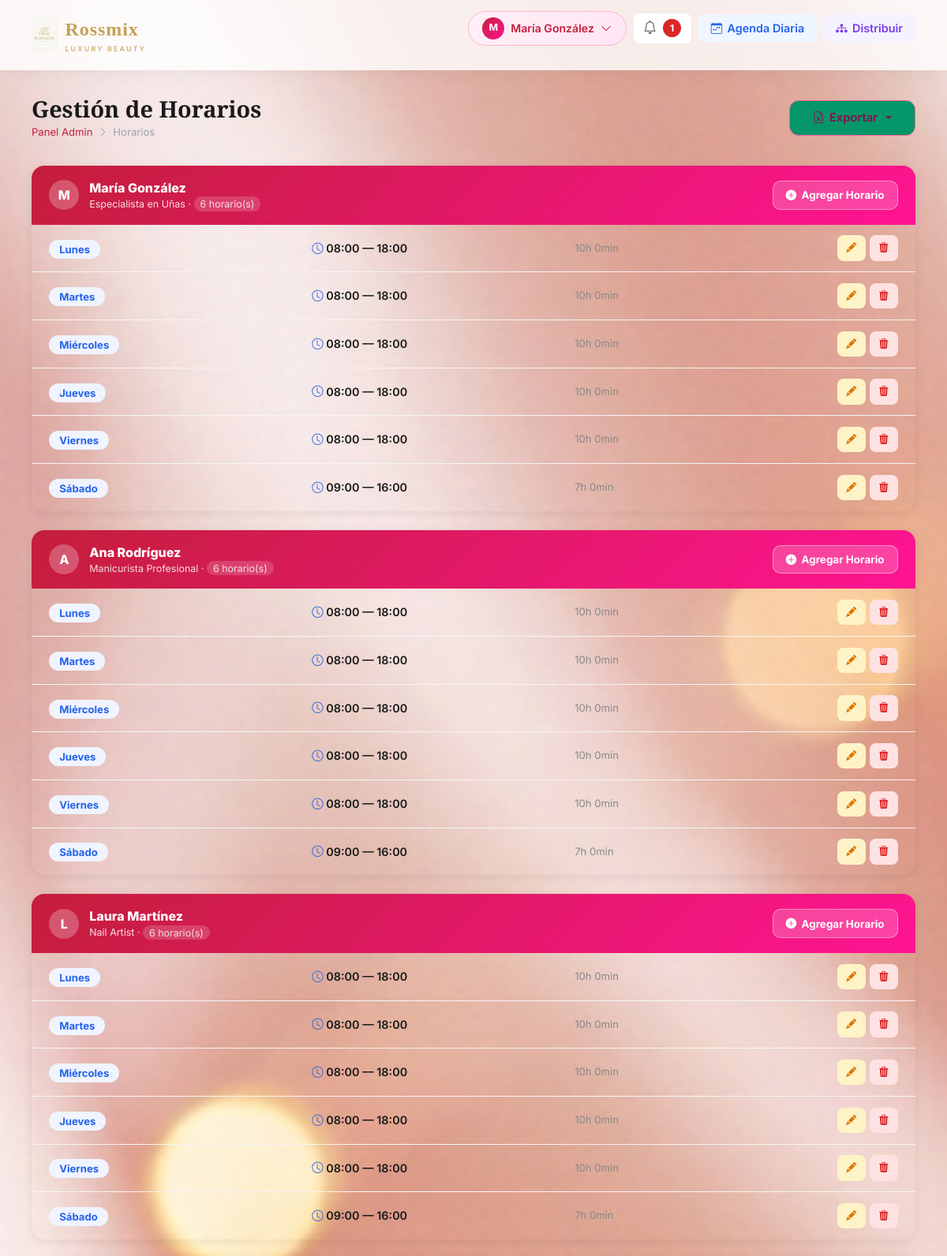
Screenshot of /admin/horarios (signed in, upper part) with the database file from the repository.
### app/models/empleado.py (models this page shows, shortened)
class Empleado(db.Model):
    __tablename__ = 'empleados'
    id_empleado = db.Column(db.Integer, primary_key=True)
    nombre = db.Column(db.String(100), nullable=False)
    especialidad = db.Column(db.String(100))
    activo = db.Column(db.Boolean, default=True)
    fecha_registro = db.Column(db.DateTime, default=datetime.utcnow)
    horarios = db.relationship('HorarioEmpleado', backref='empleado', lazy=True, cascade='all, delete-orphan')
    citas = db.relationship('Cita', backref='empleado', lazy=True)

### app/models/horario.py (models this page shows, shortened)
class HorarioEmpleado(db.Model):
    __tablename__ = 'horarios_empleados'
    id_horario = db.Column(db.Integer, primary_key=True)
    id_empleado = db.Column(db.Integer, db.ForeignKey('empleados.id_empleado', ondelete='CASCADE'), nullable=False)
    dia_semana = db.Column(db.Integer, nullable=False)  # 0=Domingo, 1=Lunes, ..., 6=Sábado
    hora_inicio = db.Column(db.Time, nullable=False)
    hora_fin = db.Column(db.Time, nullable=False)

### app/views/admin/horarios.py (the view)
@admin_bp.route('/horarios')
@admin_required
def horarios():
    empleados_list = Empleado.query.filter_by(activo=True).all()
    return render_template('admin/horarios.html', empleados=empleados_list, dias_semana=DIAS_SEMANA)

### app/templates/admin/horarios.html (shortened to what this page needs)
{% extends 'base.html' %}
{% block content %}
<div class="page-header">
    <div>
        <h1>Gestión de Horarios</h1>
        <div class="breadcrumb-r">
            <a href="{{ url_for('dashboard_admin') }}">Panel Admin</a>
            <i class="bi bi-chevron-right"></i> <span>Horarios</span>
        </div>
    </div>
    <div class="dropdown">
        <button class="btn-rossmix dropdown-toggle" type="button" id="exportHorariosDropdown"
                data-bs-toggle="dropdown" aria-expanded="false" style="background:#059669;">
            <i class="bi bi-file-earmark-excel"></i> Exportar
        </button>
    </div>
</div>
{% if empleados %}
    {% for empleado in empleados %}
    <div class="emp-card">
        <div class="emp-card-header">
            <div style="display:flex;align-items:center;gap:0.8rem;">
                <div style="width:38px;height:38px;border-radius:50%;background:rgba(255,255,255,0.25);
                            display:flex;align-items:center;justify-content:center;font-weight:800;font-size:1rem;">
                    {{ empleado.nombre[0].upper() }}
                </div>
                <div>
                    <div style="font-weight:800;font-size:1rem;">{{ empleado.nombre }}</div>
                    <div style="font-size:0.78rem;opacity:0.85;">{{ empleado.especialidad or 'Sin especialidad' }} ·
                        <span style="background:rgba(255,255,255,0.2);padding:0.1rem 0.5rem;border-radius:10px;">
                            {{ empleado.horarios|length }} horario(s)
                        </span>
                    </div>
                </div>
            </div>
            <button onclick="abrirModalCrear({{ empleado.id_empleado }}, '{{ empleado.nombre }}')"
                    style="background:rgba(255,255,255,0.2);border:1.5px solid rgba(255,255,255,0.4);
                           color:white;padding:0.45rem 1rem;border-radius:10px;font-weight:700;
                           font-size:0.84rem;cursor:pointer;transition:all 0.2s;display:flex;
                           align-items:center;gap:0.4rem;"
                    onmouseover="this.style.background='rgba(255,255,255,0.35)'"
                    onmouseout="this.style.background='rgba(255,255,255,0.2)'">
                <i class="bi bi-plus-circle-fill"></i> Agregar Horario
            </button>
        </div>
        <div class="emp-card-body">
            {% if empleado.horarios %}
                {% for horario in empleado.horarios|sort(attribute='dia_semana') %}
                <div class="horario-row" id="horario-{{ horario.id_horario }}">
                    <div><span class="dia-badge">{{ dias_semana[horario.dia_semana] }}</span></div>
                    <div class="hora-text">
                        <i class="bi bi-clock" style="color:#2563eb;font-size:0.9rem;"></i>
                        {{ horario.hora_inicio.strftime('%H:%M') }} — {{ horario.hora_fin.strftime('%H:%M') }}
                    </div>
                    <div class="dur-text">
                        {% set mins = ((horario.hora_fin.hour * 60 + horario.hora_fin.minute) - (horario.hora_inicio.hour * 60 + horario.hora_inicio.minute)) %}
                        {{ mins // 60 }}h {{ mins % 60 }}min
                    </div>
                    <div style="display:flex;gap:0.35rem;">
                        <button onclick="abrirModalEditar({{ horario.id_horario }}, '{{ empleado.nombre }}', '{{ horario.hora_inicio.strftime('%H:%M') }}', '{{ horario.hora_fin.strftime('%H:%M') }}')"
                                style="background:#fef3c7;color:#d97706;border:none;padding:0.4rem 0.7rem;
                                       border-radius:8px;font-size:0.82rem;cursor:pointer;transition:all 0.2s;"
                                onmouseover="this.style.background='#fde68a'" onmouseout="this.style.background='#fef3c7'"
                                title="Editar">
                            <i class="bi bi-pencil-fill"></i>
                        </button>
                        <button onclick="confirmarEliminarHorario({{ horario.id_horario }})"
                                style="background:#fee2e2;color:#dc2626;border:none;padding:0.4rem 0.7rem;
                                       border-radius:8px;font-size:0.82rem;cursor:pointer;transition:all 0.2s;"
                                onmouseover="this.style.background='#fecaca'" onmouseout="this.style.background='#fee2e2'"
                                title="Eliminar">
                            <i class="bi bi-trash3-fill"></i>
                        </button>
                    </div>
                </div>
                {% endfor %}
            {% endif %}
        </div>
    </div>
    {% endfor %}
{% endif %}
{% endblock %}

### app/templates/admin/horarios.html (style rules this page uses)
.emp-card { border-radius:16px;overflow:hidden;margin-bottom:1.5rem;box-shadow:0 2px 12px rgba(0,0,0,0.07); }
.emp-card-header { padding:1rem 1.4rem;background:linear-gradient(135deg,#c41e3a,#ff1493);color:white;display:flex;align-items:center;justify-content:space-between; }
.emp-card-body { padding:0; }
.horario-row { display:grid;grid-template-columns:1fr 1fr 1fr auto;align-items:center;gap:0.5rem;padding:0.85rem 1.4rem;border-bottom:1px solid #f5f5f5; }
.horario-row:last-child { border-bottom:none; }
.dia-badge { background:#f0f4ff;color:#2563eb;padding:0.25rem 0.8rem;border-radius:20px;font-size:0.82rem;font-weight:700; }
.hora-text { font-size:0.9rem;font-weight:600;color:#1a1a1a; }
.dur-text { font-size:0.82rem;color:#888; }

### rows the page displays
Empleado: nombre "M", nombre "María González", especialidad "Especialista en Uñas", horarios|length "6"
HorarioEmpleado: dia_semana "Lunes", hora_inicio "08:00", hora_fin "18:00", mins "10", mins "0"
HorarioEmpleado: dia_semana "Martes", hora_inicio "08:00", hora_fin "18:00", mins "10", mins "0"
HorarioEmpleado: dia_semana "Miércoles", hora_inicio "08:00", hora_fin "18:00", mins "10", mins "0"
HorarioEmpleado: dia_semana "Jueves", hora_inicio "08:00", hora_fin "18:00", mins "10", mins "0"
HorarioEmpleado: dia_semana "Viernes", hora_inicio "08:00", hora_fin "18:00", mins "10", mins "0"
HorarioEmpleado: dia_semana "Sábado", hora_inicio "09:00", hora_fin "16:00", mins "7", mins "0"
Empleado: nombre "A", nombre "Ana Rodríguez", especialidad "Manicurista Profesional", horarios|length "6"
HorarioEmpleado: dia_semana "Lunes", hora_inicio "08:00", hora_fin "18:00", mins "10", mins "0"
HorarioEmpleado: dia_semana "Martes", hora_inicio "08:00", hora_fin "18:00", mins "10", mins "0"
HorarioEmpleado: dia_semana "Miércoles", hora_inicio "08:00", hora_fin "18:00", mins "10", mins "0"
HorarioEmpleado: dia_semana "Jueves", hora_inicio "08:00", hora_fin "18:00", id_horario "10", mins "0"
HorarioEmpleado: dia_semana "Viernes", hora_inicio "08:00", hora_fin "18:00", mins "10", mins "0"
HorarioEmpleado: dia_semana "Sábado", hora_inicio "09:00", hora_fin "16:00", mins "7", mins "0"
Empleado: nombre "L", nombre "Laura Martínez", especialidad "Nail Artist", horarios|length "6"
HorarioEmpleado: dia_semana "Lunes", hora_inicio "08:00", hora_fin "18:00", mins "10", mins "0"
HorarioEmpleado: dia_semana "Martes", hora_inicio "08:00", hora_fin "18:00", mins "10", mins "0"
HorarioEmpleado: dia_semana "Miércoles", hora_inicio "08:00", hora_fin "18:00", mins "10", mins "0"
HorarioEmpleado: dia_semana "Jueves", hora_inicio "08:00", hora_fin "18:00", mins "10", mins "0"
HorarioEmpleado: dia_semana "Viernes", hora_inicio "08:00", hora_fin "18:00", mins "10", mins "0"
HorarioEmpleado: dia_semana "Sábado", hora_inicio "09:00", hora_fin "16:00", mins "7", mins "0"

### other values shown
{{ session.nombre[0]|upper }} "M"
{{ session.nombre|title }} "María González"
{{ notificaciones_unread }} "1"
